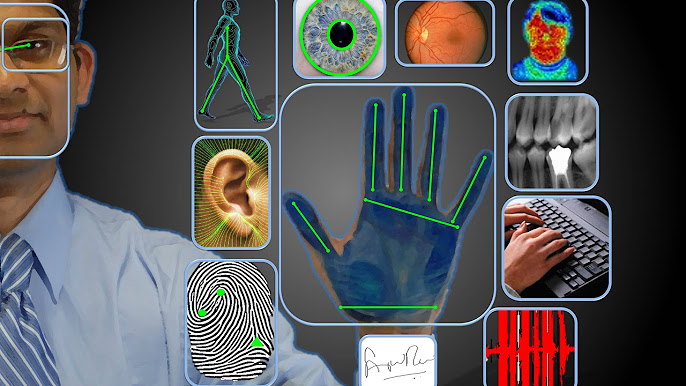
#> input picture raw_imgs/hq.jpg, 686 x 386 px
$ python skimg.py
#> lines starting #> are read from the running program, lines starting #| are printed output that depends on the picture; after the words box and inside, x2 and y2 are one past the last pixel; in counts of white or black regions, pixels touching at a corner belong together
#this code is to test functionality in skimage lib
from skimage import io
from skimage.transform import rescale ,resize ,downscale_local_mean
from skimage.filters import roberts ,sobel ,scharr ,prewitt
from skimage.feature import canny
from matplotlib import pyplot as plt

img = io.imread('../../raw_imgs/hq.jpg' ,as_gray = True)
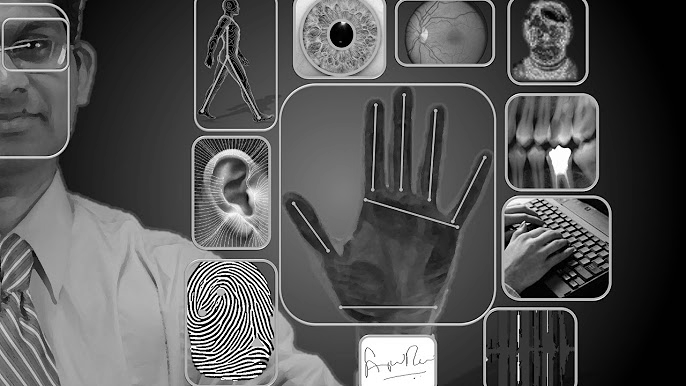
#> img: shape (386, 686) float64; min 0, max 1, mean 0.339


#1 - Basic Processing
"""
rescaled_img    = rescale(img ,1.0/4.0 ,anti_aliasing = True)
resized_img     = resize(img ,(200 ,200))
downsized_img   = downscale_local_mean(img ,(4 ,3))

plt.imshow(rescaled_img)
plt.imshow(resized_img)
plt.imshow(downsized_img)
"""

#2 - Edge Detection

edge_roberts = roberts(img)
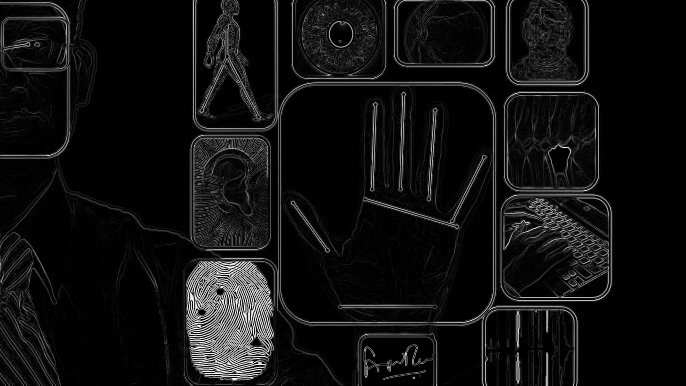
#> edge_roberts: shape (386, 686) float64; min 0, max 1, mean 0.0679
plt.imshow(edge_roberts ,cmap = 'Blues')
edge_sobel = sobel(img)
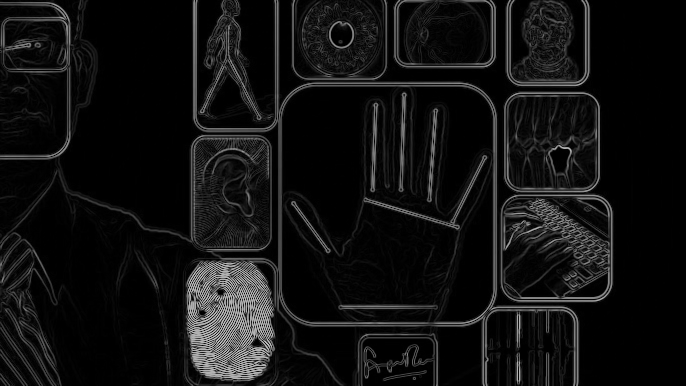
#> edge_sobel: shape (386, 686) float64; min 0, max 0.79, mean 0.0703
edge_scharr = scharr(img)
edge_prewitt = prewitt(img)
edge_canny = canny(img ,sigma = 1) #the more sigma the less pixels shown
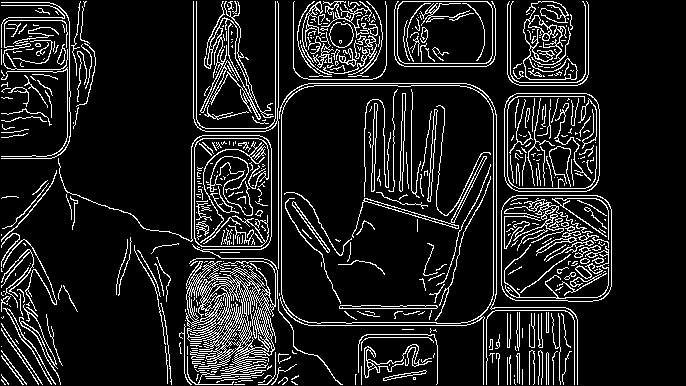
#> edge_canny: shape (386, 686) bool; 11.9% white in thin lines or dots, all inside (x1, y1, x2, y2) = (1, 1, 612, 385)

fig, axes = plt.subplots(nrows=2, ncols=2, sharex=True, sharey=True, figsize=(8, 8))
ax = axes.ravel()

ax[0].imshow(img, cmap=plt.cm.gray)
ax[0].set_title('Original image')

ax[1].imshow(edge_roberts, cmap=plt.cm.gray)
ax[1].set_title('Roberts Edge Detection')

ax[2].imshow(edge_sobel, cmap=plt.cm.gray)
ax[2].set_title('Sobel')

ax[3].imshow(edge_scharr, cmap=plt.cm.gray)
ax[3].set_title('Scharr')

for a in ax:
    a.axis('off')

plt.tight_layout()

plt.imshow(edge_canny)

plt.show()
